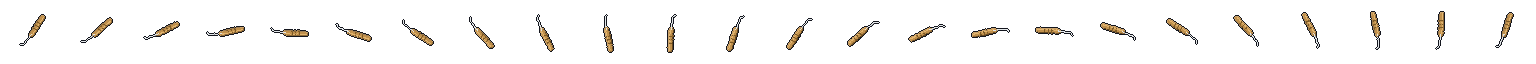
#> input picture art/drafts/ART-16/rev2/tool_pick_turns.png, 1536 x 64 px, given in place of tool_vacuum.png, which was not available
$ python sheets_c2.py
#> lines starting #> are read from the running program, lines starting #| are printed output that depends on the picture
# Review sheets for Batch C round 2 (ART-16, ART-17, ART-18). Not game art.
import os, sys, math, json
from PIL import Image, ImageDraw, ImageFont
HERE = os.path.dirname(os.path.abspath(__file__))
sys.path.insert(0, HERE)
sys.path.insert(0, os.path.join(HERE, "..", "art_batch_b"))
O = os.path.join(HERE, "out"); R = os.path.join(HERE, "review"); os.makedirs(R, exist_ok=True)
F = lambda s: ImageFont.truetype("/usr/share/fonts/truetype/dejavu/DejaVuSans.ttf", s)
FB = lambda s: ImageFont.truetype("/usr/share/fonts/truetype/dejavu/DejaVuSans-Bold.ttf", s)
BG, INK, DIM = (21, 30, 39, 255), (226, 222, 210), (150, 160, 168)
L = lambda p: Image.open(os.path.join(O, p)).convert("RGBA")
from sheets_c1 import assembled
U = 64


# [32 lines left out: functions tile_fill, bench_mock, not called in this run]


def sheet_tools():
    s = Image.new("RGBA", (1280, 760), BG); d = ImageDraw.Draw(s)
#> after `s = Image.new('RGBA', (1280, 760), BG)`:
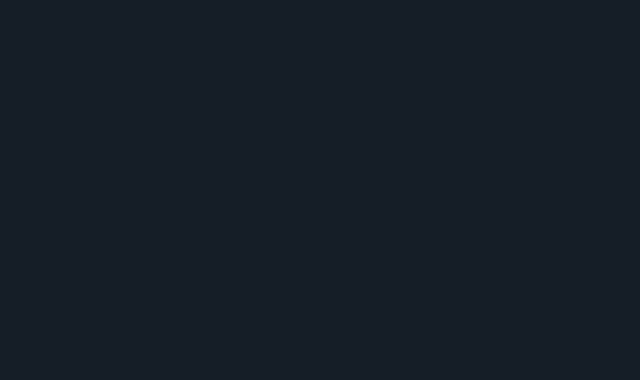
#> s: PIL image 1280x760 RGBA (shown at 1/2 size); mean R, G, B, A 21, 30, 39, 255
    d.text((24, 14), "ART-16 repair-tool skins (comic style; they turn in 15° steps on the bench)", font=FB(22), fill=INK)
    for i, n in enumerate(["vacuum", "brush", "pick", "syringe", "screwdriver"]):
        im = L(f"ART-16/tool_{n}.png"); x = 24 + i * 176
        d.rectangle((x, 60, x + 160, 260), outline=(60, 70, 80, 255))
        s.alpha_composite(im, (x, 60))
        d.ellipse((x + 44 - 4, 60 + 148 - 4, x + 44 + 4, 60 + 148 + 4), outline=(255, 95, 210, 255), width=2)
        d.text((x, 266), n, font=F(13), fill=DIM)
        for k, a in enumerate((0, 45, 90)):
            t = im.rotate(-a, resample=Image.BICUBIC, center=(80, 100)).resize((80, 100), Image.LANCZOS)
            s.alpha_composite(t, (x + k * 52 - 8, 300))
#> this loop made 5 passes
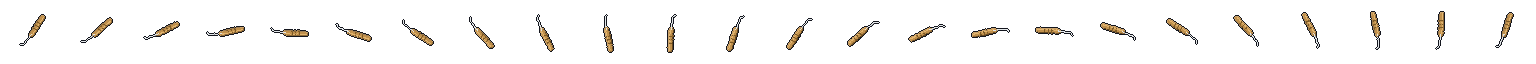
#> input picture art/drafts/ART-16/rev2/tool_pick_turns.png, 1536 x 64 px, given in place of tool_vacuum.png, which was not available
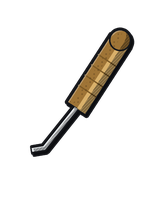
#> input picture art/drafts/ART-16/tool_pick.png, 160 x 200 px, given in place of tool_brush.png, which was not available
#> im is the input picture: PIL image 160x200 RGBA; mean R, G, B, A 11.1, 9.1, 6.2, 27.3
#> after the loop:
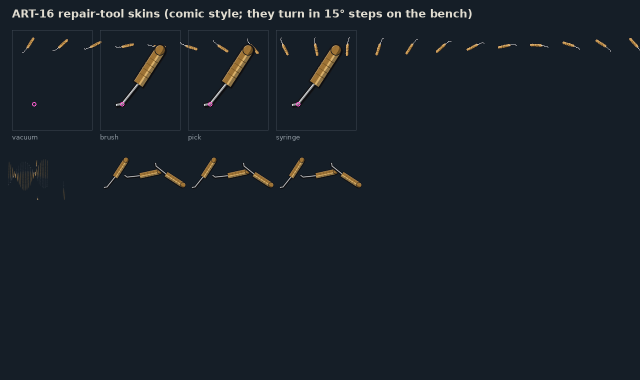
#> s: PIL image 1280x760 RGBA (shown at 1/2 size); mean R, G, B, A 24.3, 32.6, 40.6, 255
#> after the loop:
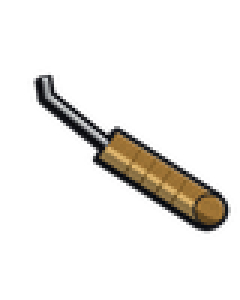
#> t: PIL image 80x100 RGBA (shown 3 times larger); mean R, G, B, A 11.4, 9.4, 6.5, 27.3; transparent parts drawn white
    d.text((24, 410), "Above: master size (2x; pink ring = the working tip), and turned at the game's real size. Code-drawn parts keep moving:", font=F(15), fill=DIM)
    d.text((24, 432), "bristles (new dark colours), the cloth's shape (new texture) and the hose (new texture).", font=F(15), fill=DIM)
    s.alpha_composite(tile_fill(L("ART-16/cloth_tile.png"), (200, 140)), (24, 470)); d.text((24, 616), "Cloth texture (tiles)", font=F(13), fill=DIM)
    hose = tile_fill(L("ART-16/hose_tile.png"), (320, 24)); s.alpha_composite(hose, (250, 500)); d.text((250, 530), "Hose texture (repeats along the hose)", font=F(13), fill=DIM)
    s.alpha_composite(L("ART-16/hose_clamp.png"), (250, 560)); d.text((250, 624), "Hose clamp", font=F(13), fill=DIM)
    s.alpha_composite(L("ART-16/dust_bin_body.png"), (460, 560)); d.text((460, 668), "Dust bin (fill shows in the window)", font=F(13), fill=DIM)
    s.alpha_composite(L("ART-16/fx_suction.png"), (680, 500)); d.text((680, 632), "Suction glow", font=F(13), fill=DIM)
    s.alpha_composite(L("ART-16/fx_dust_puff.png"), (830, 510)); d.text((830, 610), "Dust puff", font=F(13), fill=DIM)
    for k, c in enumerate(["#2c2a2a", "#4a4744"]):
        d.rectangle((980 + k * 60, 520, 1030 + k * 60, 570), fill=c); d.text((980, 580), "Bristle colours", font=F(13), fill=DIM)
    s.convert("RGB").save(os.path.join(R, "c4_tools.png"))


# [21 lines left out: function sheet_layers, not called in this run]


TELL_TEXT = {"gpu_broken": "GPU broken: scorch at the power connector", "gpu_degraded": "GPU worn: two domed capacitors",
             "gpu_herring": "Harmless: back-plate scratches, sticker residue", "cpu_broken": "CPU broken: burn spot on two pads",
             "cpu_degraded": "CPU worn: heat-discoloured spreader", "cpu_herring": "Harmless: old paste dried on the edges",
             "ram_broken": "RAM broken: crack across a chip", "ram_degraded": "RAM worn: dull, greenish contacts",
             "ram_herring": "Harmless: label half peeled", "psu_degraded": "PSU worn: grille caked with dust",
             "psu_herring": "Harmless: frayed cable sleeves", "cooler_broken": "Cooler broken: fan cable cut halfway",
             "cooler_degraded": "Cooler worn: a chipped blade", "cooler_herring": "Harmless: dust between the fins",
             "storage_broken": "Drive broken: dented casing", "storage_degraded": "Drive worn: scribbled note on the label",
             "storage_herring": "Harmless: dust in the connector"}


# [25 lines left out: functions sheet_damage, sheet_ui, not called in this run]


if __name__ == "__main__":
#> (the run stopped early here; a loop or call above may not have finished)
